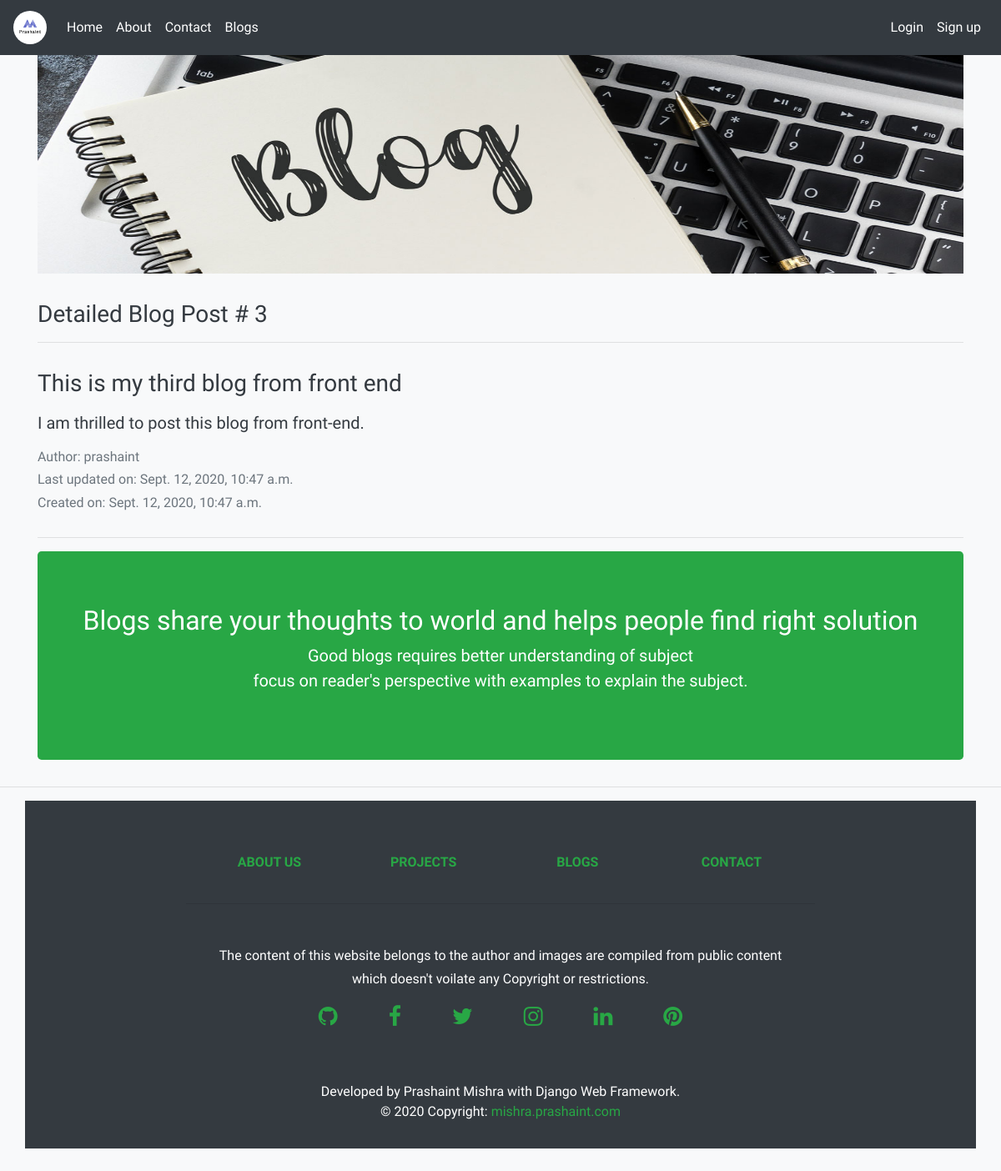
Page /blogs/3/ on the committed database.
### blogs/models.py (models this page shows, shortened)
class BlogPost(models.Model):
    title = models.CharField(max_length=200, unique=True)
    author = models.ForeignKey(User, on_delete=models.CASCADE, related_name='blog_author')
    updated_on = models.DateTimeField(auto_now=True)
    content = models.TextField()
    created_on = models.DateTimeField(auto_now_add=True)
    status = models.IntegerField(choices=STATUS, default=0)
    class Meta:
        ordering = ['-created_on']

### blogs/views.py (the view)
# urls.py: path('<int:blog_id>/', views.details, name='details'),
def details(request, blog_id):
	blog = get_object_or_404(BlogPost, pk=blog_id)
	return render(request, 'blogs/details.html', {'blog':blog})

### blogs/templates/blogs/details.html
{% extends 'blogs/base.html' %}
{% block content %}
{% load static %}
  <div class="container marketing">
  <h3>Detailed Blog Post # {{ blog.id }}</h3>
    <hr class="featurette-divider">
    <div class="row featurette">
      <div class="col-md-7">
        <p><h3>{{ blog.title }}</h3></p>
        <p class="lead">{{ blog.content }}</p>
        <p class="lead">
          <h6><span class="text-muted">Author: {{ blog.author }}</span></h6>
          <h6><span class="text-muted">Last updated on: {{ blog.updated_on }}</span></h6>
          <h6><span class="text-muted">Created on: {{ blog.created_on }}</span></h6>
        </p>
      </div>
    </div>
    <hr class="featurette-divider">
  </div>
  <div class="container text-center">
    <div class="jumbotron bg-success text-white">
      <div class="container text-center">
        <h2 class="display-5">Blogs share your thoughts to world and helps people find right solution</h2>
        <p class="lead">Good blogs requires better understanding of subject<br>focus on reader's perspective with examples to explain the subject.  </p>
      </div>
    </div>
  </div>
  <hr class="featurette-divider">
{% endblock %}

### portfolio/static/custom.css (style rules this page uses)
body { background: #f0e9e9; background-color: blanchedalmond; font-family: 'Varela Round', sans-serif; }

### portfolio/static/carousel.css (style rules this page uses)
body { padding-top: 3rem; padding-bottom: 3rem; color: #f3dede; }
.featurette-divider { margin: rem 0; }

### rows in the picture
BlogPost: id "3", title "This is my third blog from front end", content "I am thrilled to post this blog from front-end.", author "prashaint", updated_on "Sept. 12, 2020, 10:47 a.m.", created_on "Sept. 12, 2020, 10:47 a.m."
